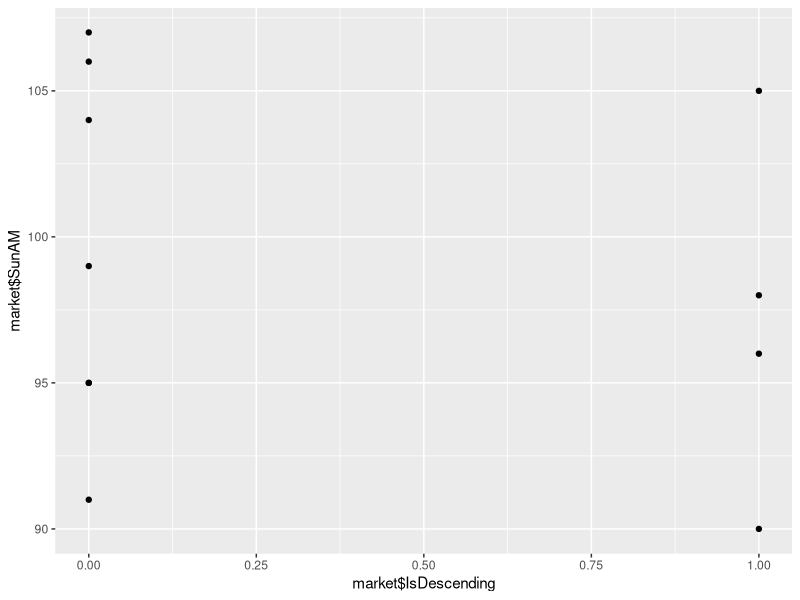

Write R code to recreate this figure.
library(ggplot2)

# load data
market <- read.csv("data/stalk.csv", header = TRUE)

# clean up
market <- na.omit(market)
market$IsDescending <- ifelse(market$IsDescending == 'Y', 1, 0)

# average loss of a Thursday sale vs Tuesday sale for descending
pos <- market[market$IsDescending == 1,]
avg_loss <- mean(pos$TuePM - pos$ThuPM)
print(c("tu - th loss", avg_loss))

# plot descending by starting price
qplot(market$IsDescending, market$SunAM)